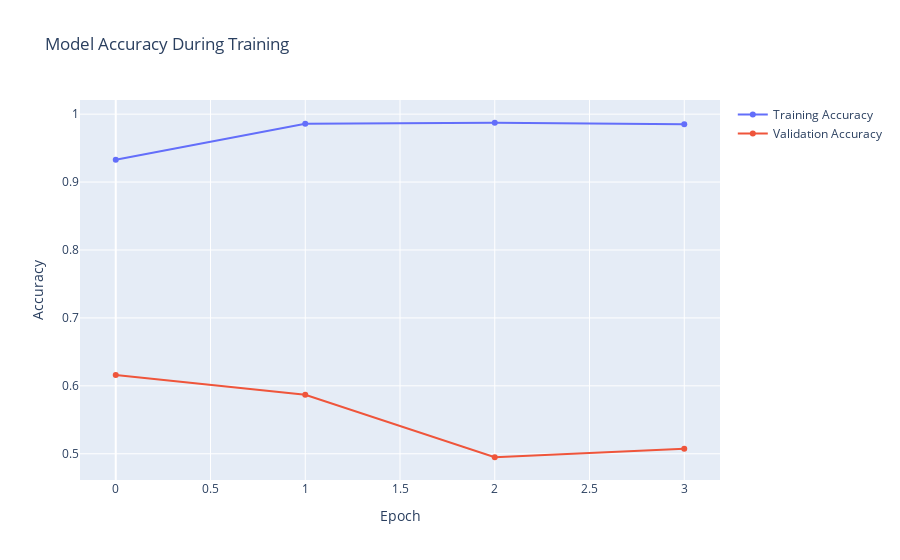

Notebook code for this chart:
### Markdown cell above
Once we finish with the model training we can start evaluating the produced model. All training information is stored in the `history` object that is returned by the `model.fit()` method. In the plots below, we plot the model's training and validation accuracy and loss over the number of epochs.

### Code cell
import plotly.graph_objects as go



figure = go.Figure()

figure.add_scatter(y=history.history["binary_accuracy"], name="Training Accuracy")
figure.add_scatter(y=history.history["val_binary_accuracy"], name="Validation Accuracy")

figure.update_layout(dict1={
    "title": "Model Accuracy During Training",
    "xaxis_title": "Epoch",
    "yaxis_title": "Accuracy"
}, overwrite=True)

figure.show()

### Figure 1 — Plotly figure (JSON) as saved in the notebook; plotly's stock layout.template omitted (floating-point values rounded to 4 significant figures)
{"data": [{"name": "Training Accuracy", "type": "scatter", "y": [0.9328, 0.9859, 0.9873, 0.9853]}, {"name": "Validation Accuracy", "type": "scatter", "y": [0.6158, 0.5869, 0.4948, 0.5073]}], "layout": {"title": {"text": "Model Accuracy During Training"}, "xaxis": {"title": {"text": "Epoch"}}, "yaxis": {"title": {"text": "Accuracy"}}}}
